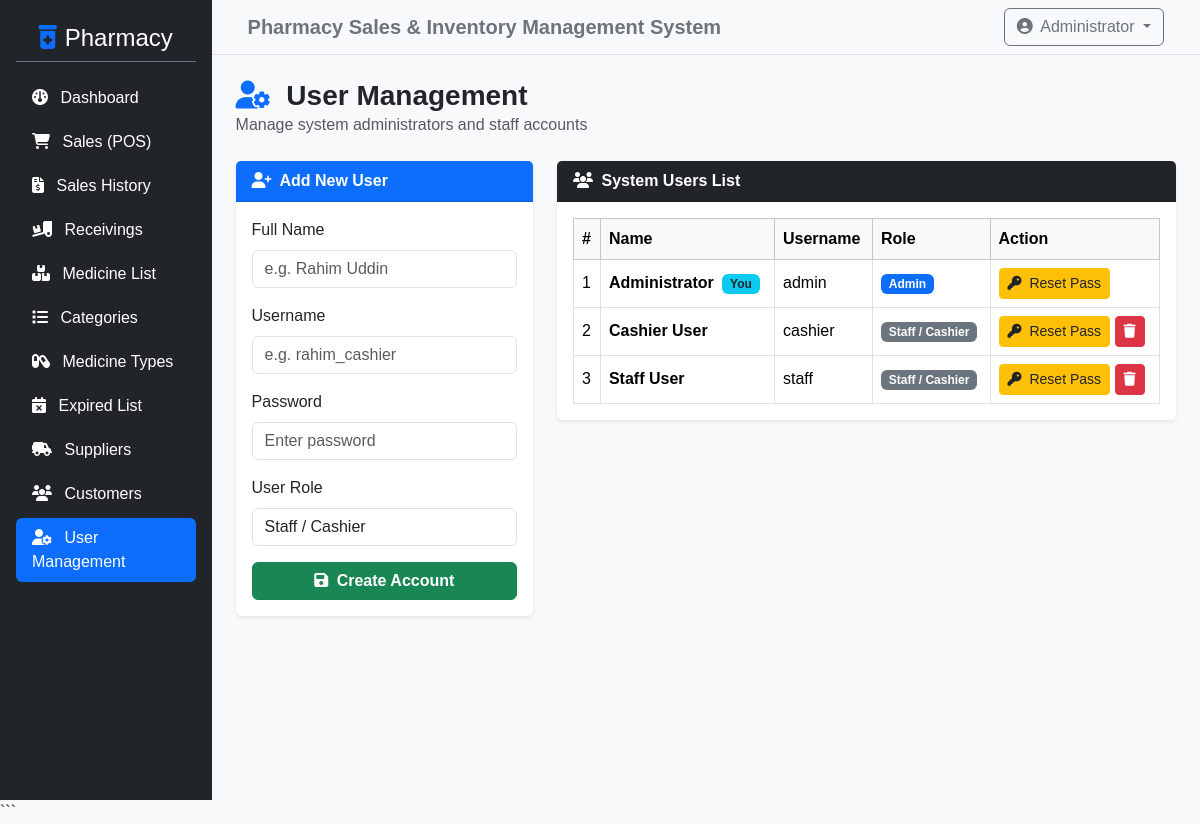
Before: /admin/users.php (signed in) with the older database file.
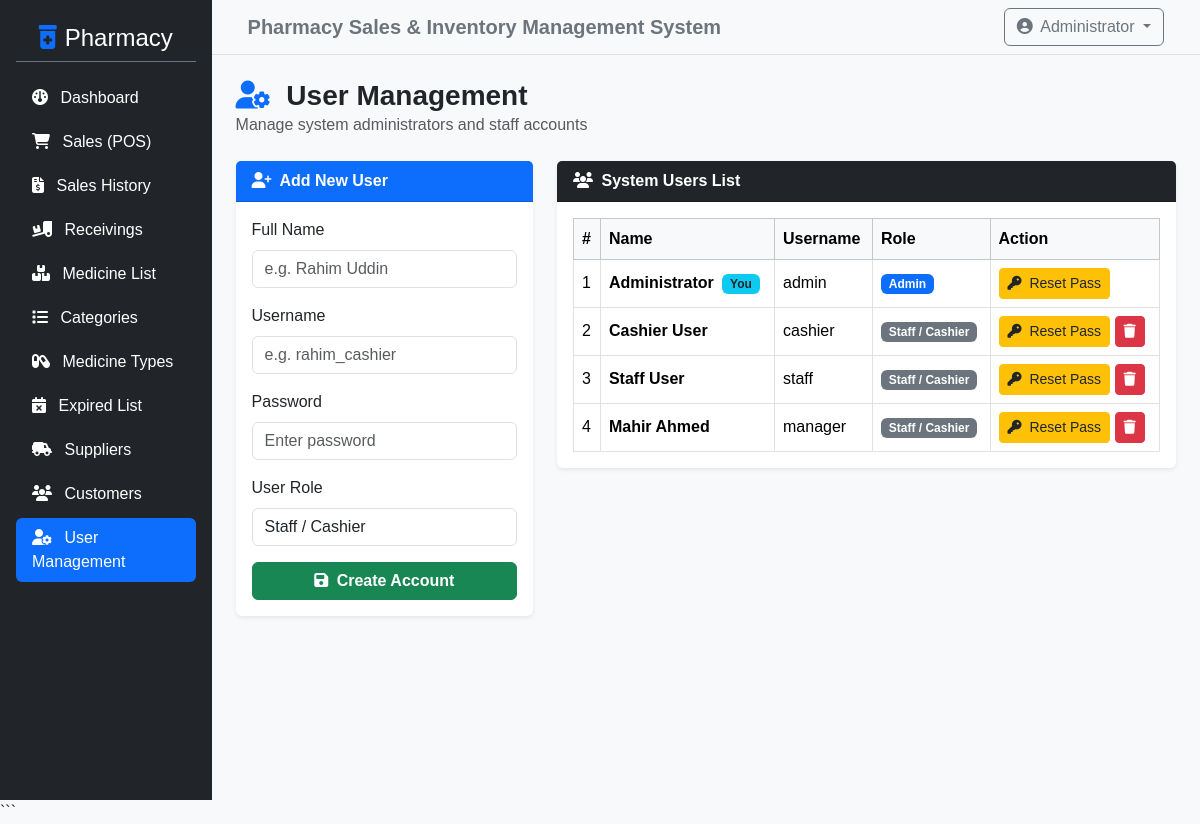
After: the same page with the newer database file.
### tables this page shows
CREATE TABLE `users` (
  `id` int NOT NULL,
  `name` varchar(200) NOT NULL,
  `username` varchar(100) NOT NULL,
  `password` varchar(200) NOT NULL,
  `type` tinyint(1) NOT NULL DEFAULT '2' COMMENT '1=admin, 2=cashier, 3=staff'
);

### admin/users.php (the view, shortened to what the changed rows need)
<?php
include '../config/db_connect.php';
$users = $conn->query("SELECT * FROM users ORDER BY id ASC");
?>
<?php include '../includes/header.php'; ?>
<div class="d-flex">
    <div class="w-100 bg-light min-vh-100">
        <div class="container-fluid p-4">
            <div class="row g-4">
                <div class="col-md-8">
                    <div class="card shadow-sm border-0">
                        <div class="card-body">
                            <div class="table-responsive">
                                <table class="table table-bordered table-hover align-middle mb-0">
                                    <thead class="table-light">
                                        <tr>
                                            <th>#</th>
                                            <th>Name</th>
                                            <th>Username</th>
                                            <th>Role</th>
                                            <th>Action</th>
                                        </tr>
                                    </thead>
                                    <tbody>
                                        <?php if ($users && $users->num_rows > 0): ?>
                                            <?php $i = 1; while ($row = $users->fetch_assoc()): ?>
                                                <tr>
                                                    <td><?php echo $i++; ?></td>
                                                    <td class="fw-bold">
                                                        <?php echo htmlspecialchars($row['name'] ?? 'Admin User'); ?>
                                                        <?php if ($row['id'] == $_SESSION['user_id']): ?>
                                                            <span class="badge bg-info text-dark ms-1">You</span>
                                                        <?php endif; ?>
                                                    </td>
                                                    <td><?php echo htmlspecialchars($row['username']); ?></td>
                                                    <td>
                                                        <?php if (($row['type'] ?? 1) == 1): ?>
                                                            <span class="badge bg-primary">Admin</span>
                                                        <?php else: ?>
                                                            <span class="badge bg-secondary">Staff / Cashier</span>
                                                        <?php endif; ?>
                                                    </td>
                                                    <td>
                                                        <button type="button" class="btn btn-sm btn-warning text-dark"
                                                                data-bs-toggle="modal"
                                                                data-bs-target="#resetModal<?php echo $row['id']; ?>">
                                                            <i class="fa-solid fa-key me-1"></i> Reset Pass
                                                        </button>
                                                        <?php if ($row['id'] != $_SESSION['user_id']): ?>
                                                            <a href="users.php?delete_id=<?php echo $row['id']; ?>"
                                                               class="btn btn-sm btn-danger"
                                                               onclick="return confirm('Are you sure you want to delete this user?');">
                                                                <i class="fa-solid fa-trash"></i>
                                                            </a>
                                                        <?php endif; ?>
                                                    </td>
                                                </tr>
                                            <?php endwhile; ?>
                                        <?php else: ?>
                                            <tr>
                                                <td colspan="5" class="text-center text-muted py-3">No users found.</td>
                                            </tr>
                                        <?php endif; ?>
                                    </tbody>
                                </table>
                            </div>
                        </div>
                    </div>
                </div>
            </div>
        </div>
    </div>
</div>
<?php include '../includes/footer.php'; ?>

Changed rows visible on the page:
added users: name "Mahir Ahmed", username "manager", type "Staff / Cashier"
